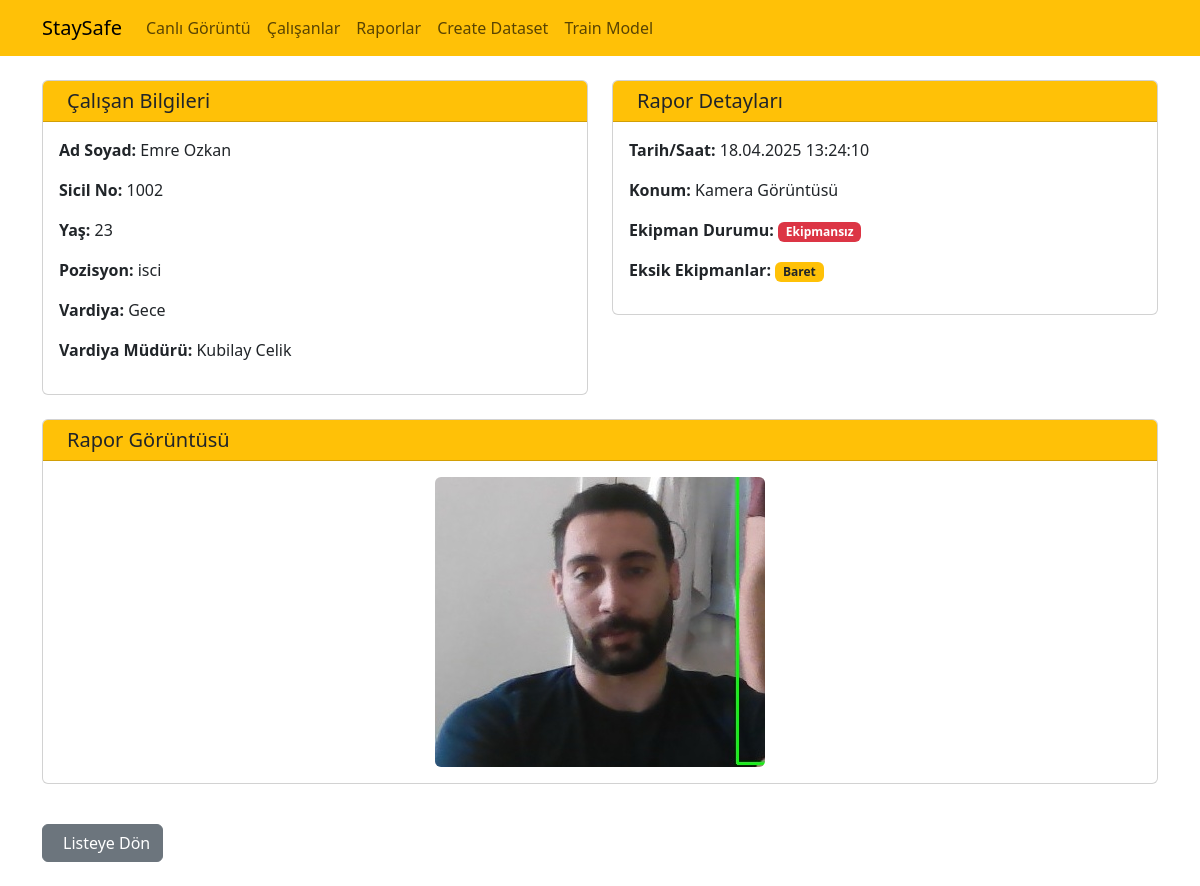
Screenshot of /reports/detail/32/ with the database file from the repository.
### reports/models.py (models this page shows, shortened)
class EmployeeReport(models.Model):
    employee = models.ForeignKey(Employee, on_delete=models.SET_NULL, related_name='reports', null=True, blank=True)
    timestamp = models.DateTimeField(auto_now_add=True)
    image = models.ImageField(upload_to='reports/')
    is_equipped = models.BooleanField(default=False)
    location = models.CharField(max_length=200, blank=True)
    notes = models.TextField(blank=True)
    missing_equipment = models.TextField(blank=True, verbose_name="Eksik Ekipmanlar")
    reported_pozisyon = models.CharField(max_length=100, null=True, blank=True, verbose_name="Rapor Anındaki Pozisyon")
    reported_vardiya = models.CharField(max_length=50, null=True, blank=True, verbose_name="Rapor Anındaki Vardiya")
    reported_supervizor_name = models.CharField(max_length=200, null=True, blank=True, verbose_name="Rapor Anındaki Süpervizör")
    class Meta:
        ordering = ['-timestamp']
        verbose_name = 'Çalışan Raporu'
        verbose_name_plural = 'Çalışan Raporları'

### employees/models.py (models this page shows, shortened)
class Employee(models.Model):
    sicil_no = models.CharField(max_length=10, primary_key=True)
    name = models.CharField(max_length=100)
    surname = models.CharField(max_length=100)
    age = models.IntegerField(null=True, blank=True)
    imageUrl = models.URLField(max_length=300, blank=True, null=True, default="default.jpg")
    pozisyon = models.ForeignKey(Pozisyon, on_delete=models.SET_NULL, null=True, blank=True)
    vardiya = models.ForeignKey(Vardiya, on_delete=models.SET_NULL, null=True, blank=True)

class Pozisyon(models.Model):
    pozisyon_ad = models.CharField(max_length=100, unique=True)
    def __str__(self):
        return self.pozisyon_ad

class Vardiya(models.Model):
    GECE = 'GECE'
    GUNDUZ = 'GUNDUZ'
    VARDIYA_TURU_SECENEKLERI = [
        (GECE, 'Gece'),
        (GUNDUZ, 'Gündüz'),
    ]
    vardiya_type = models.CharField(
        max_length=6,
        choices=VARDIYA_TURU_SECENEKLERI,
        default=GUNDUZ,
    )
    vardiya_supervizor = models.ForeignKey(
        'Employee',
        on_delete=models.SET_NULL,
        null=True,
        blank=True,
        related_name='supervised_shifts'
    )
    def __str__(self):
        return self.get_vardiya_type_display()

### reports/views.py (the view)
# urls.py: path('detail/<int:report_id>/', views.report_detail, name='report_detail'),
def report_detail(request, report_id):
    report = get_object_or_404(EmployeeReport, pk=report_id) # Raporu ID ile al veya 404 döndür
    context = {
        'report': report
    }
    return render(request, 'reports/report_detail.html', context)

### reports/templates/reports/report_detail.html (shortened to what this page needs)
{% extends "layout.html" %}
{% load static %}
{% block content %}
<div class="container mt-4">
    <div class="row">
        <div class="col-md-6">
            <div class="card mb-4">
                <div class="card-header bg-warning">
                    <h5 class="card-title mb-0">
                        Çalışan Bilgileri
                    </h5>
                </div>
                <div class="card-body">
                    {% if report.employee %}
                        <p><strong>Ad Soyad:</strong> {{ report.employee.name }} {{ report.employee.surname }}</p>
                        {% if report.employee.sicil_no %}
                            <p><strong>Sicil No:</strong> {{ report.employee.sicil_no }}</p>
                        {% endif %}
                        <p><strong>Yaş:</strong> {{ report.employee.age }}</p>
                        <p><strong>Pozisyon:</strong> {{ report.employee.pozisyon }}</p>
                        <p><strong>Vardiya:</strong> {{ report.employee.vardiya }}</p>
                        <p><strong>Vardiya Müdürü:</strong> {{ report.employee.vardiya.vardiya_supervizor.name }} {{ report.employee.vardiya.vardiya_supervizor.surname }} </p>
                    {% else %}
                        <p class="text-muted">Bu rapor belirli bir çalışanla ilişkilendirilmemiş.</p>
                    {% endif %}
                </div>
            </div>
        </div>
        <div class="col-md-6">
            <div class="card mb-4">
                <div class="card-header bg-warning">
                    <h5 class="card-title mb-0">
                        Rapor Detayları
                    </h5>
                </div>
                <div class="card-body">
                    <p><strong>Tarih/Saat:</strong> {{ report.timestamp|date:"d.m.Y H:i:s" }}</p>
                    <p><strong>Konum:</strong> {{ report.location|default:"Belirtilmemiş" }}</p>
                    <p><strong>Ekipman Durumu:</strong>
                        {% if report.is_equipped %}
                            <span class="badge bg-success">Ekipmanlı</span>
                        {% else %}
                            <span class="badge bg-danger">Ekipmansız</span>
                        {% endif %}
                    </p>
                    {% if not report.is_equipped and report.missing_equipment %}
                    <p><strong>Eksik Ekipmanlar:</strong>
                        <span class="badge bg-warning text-dark">{{ report.missing_equipment }}</span>
                    </p>
                    {% endif %}
                </div>
            </div>
        </div>
    </div>
    <div class="row">
        <div class="col-12">
            <div class="card mb-4">
                <div class="card-header bg-warning">
                    <h5 class="card-title mb-0">
                        Rapor Görüntüsü
                    </h5>
                </div>
                <div class="card-body text-center">
                    {% if report.image %}
                        <img src="{{ report.image.url }}" class="img-fluid rounded" alt="Güvenlik İhlali Görüntüsü">
                    {% else %}
                        <p class="text-muted">Rapor için görüntü bulunamadı.</p>
                    {% endif %}
                </div>
            </div>
        </div>
    </div>
    <div class="mt-3 mb-4">
        <a href="{% url 'report_list' %}" class="btn btn-secondary">
            Listeye Dön
        </a>
    </div>
</div>
{% endblock %}

### rows the page displays
EmployeeReport: employee.name "Emre", employee.surname "Ozkan", employee.sicil_no "1002", employee.age "23", employee.pozisyon "isci", employee.vardiya "Gece", employee.vardiya.vardiya_supervizor.name "Kubilay", employee.vardiya.vardiya_supervizor.surname "Celik", timestamp "18.04.2025 13:24:10", location "Kamera Görüntüsü", missing_equipment "Baret", image (picture)
